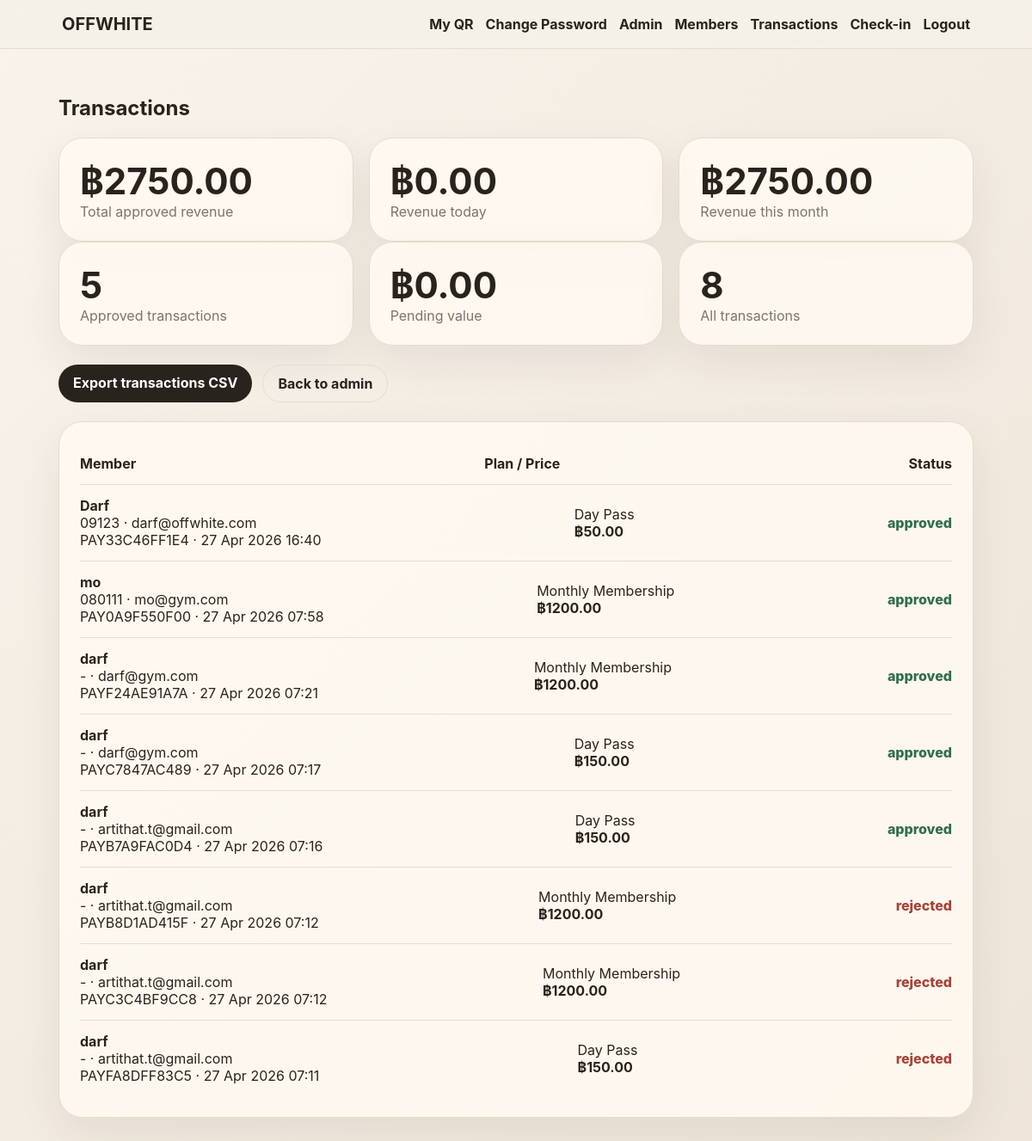
Before: /admin/transactions (signed in) with the older database file.
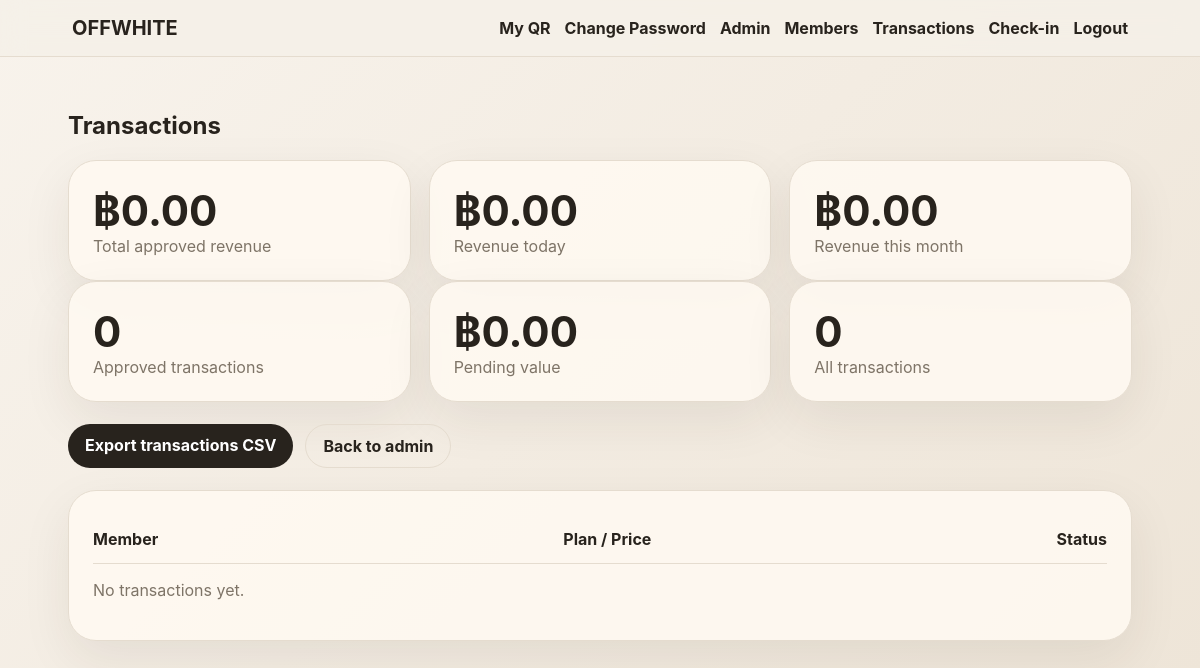
After: the same page with the newer database file.
### app.py (models this page shows)
class Payment(db.Model):
    id = db.Column(db.Integer, primary_key=True)
    ref = db.Column(db.String(30), unique=True, nullable=False)
    user_id = db.Column(db.Integer, db.ForeignKey('user.id'), nullable=False)
    plan = db.Column(db.String(30), nullable=False)
    amount = db.Column(db.Float, nullable=False)
    status = db.Column(db.String(20), default='pending') # pending, approved, rejected, auto_verified
    method = db.Column(db.String(30), default='promptpay')
    slip_note = db.Column(db.String(255))
    created_at = db.Column(db.DateTime, default=datetime.utcnow)
    approved_at = db.Column(db.DateTime)
    verified_payload = db.Column(db.Text)

class User(db.Model):
    id = db.Column(db.Integer, primary_key=True)
    name = db.Column(db.String(120), nullable=False)
    email = db.Column(db.String(160), unique=True, nullable=False)
    phone = db.Column(db.String(30))
    password_hash = db.Column(db.String(255), nullable=False)
    role = db.Column(db.String(20), default='member') # member, staff, admin
    created_at = db.Column(db.DateTime, default=datetime.utcnow)
    membership_type = db.Column(db.String(30))
    membership_expiry = db.Column(db.DateTime)
    member_qr_token = db.Column(db.String(80), unique=True, default=lambda: uuid.uuid4().hex)
    payments = db.relationship('Payment', backref='user', lazy=True)

### app.py (the view)
@app.route('/admin/transactions')
@staff_required
def transactions():
    payments = Payment.query.order_by(Payment.created_at.desc()).all()
    approved_statuses = ['approved', 'auto_verified']
    total_revenue = db.session.query(db.func.coalesce(db.func.sum(Payment.amount), 0)).filter(Payment.status.in_(approved_statuses)).scalar() or 0
    today_start = datetime.utcnow().replace(hour=0, minute=0, second=0, microsecond=0)
    month_start = datetime.utcnow().replace(day=1, hour=0, minute=0, second=0, microsecond=0)
    revenue_today = db.session.query(db.func.coalesce(db.func.sum(Payment.amount), 0)).filter(Payment.status.in_(approved_statuses), Payment.approved_at >= today_start).scalar() or 0
    revenue_month = db.session.query(db.func.coalesce(db.func.sum(Payment.amount), 0)).filter(Payment.status.in_(approved_statuses), Payment.approved_at >= month_start).scalar() or 0
    pending_total = db.session.query(db.func.coalesce(db.func.sum(Payment.amount), 0)).filter_by(status='pending').scalar() or 0
    approved_count = Payment.query.filter(Payment.status.in_(approved_statuses)).count()
    return render_template('transactions.html', payments=payments, total_revenue=total_revenue, revenue_today=revenue_today, revenue_month=revenue_month, pending_total=pending_total, approved_count=approved_count)

### app.py (called while the page is built)
def current_user():
    uid = session.get('user_id')
    return User.query.get(uid) if uid else None

@app.context_processor
def inject_globals():
    return dict(current_user=current_user(), gym_name=GYM_NAME, payment_mode=PAYMENT_MODE, plans=PLANS)

def staff_required(fn):
    @wraps(fn)
    def wrapper(*args, **kwargs):
        u = current_user()
        if not u or u.role not in ['staff', 'admin']:
            flash('Staff access required.', 'danger')
            return redirect(url_for('home'))
        return fn(*args, **kwargs)
    return wrapper

### templates/transactions.html
{% extends 'base.html' %}{% block content %}<h2>Transactions</h2><div class="grid3"><div class="metric"><b>฿{{'%.2f'|format(total_revenue)}}</b><span>Total approved revenue</span></div><div class="metric"><b>฿{{'%.2f'|format(revenue_today)}}</b><span>Revenue today</span></div><div class="metric"><b>฿{{'%.2f'|format(revenue_month)}}</b><span>Revenue this month</span></div></div><div class="grid3"><div class="metric"><b>{{approved_count}}</b><span>Approved transactions</span></div><div class="metric"><b>฿{{'%.2f'|format(pending_total)}}</b><span>Pending value</span></div><div class="metric"><b>{{payments|length}}</b><span>All transactions</span></div></div><div class="actions"><a class="btn" href="{{url_for('export_csv')}}">Export transactions CSV</a><a class="btn ghost" href="{{url_for('admin_dashboard')}}">Back to admin</a></div><div class="card table"><div class="row header"><b>Member</b><b>Plan / Price</b><b>Status</b></div>{% for p in payments %}<div class="row"><div><b>{{p.user.name}}</b><br><span>{{p.user.phone or '-'}} · {{p.user.email}}</span><br><span>{{p.ref}} · {{p.created_at.strftime('%d %b %Y %H:%M')}}</span></div><div>{{plans[p.plan].name if p.plan in plans else p.plan}}<br><b>฿{{'%.2f'|format(p.amount)}}</b></div><div><span class="status {{'good' if p.status in ['approved','auto_verified'] else 'bad' if p.status=='rejected' else ''}}">{{p.status}}</span></div></div>{% else %}<p class="hint">No transactions yet.</p>{% endfor %}</div>{% endblock %}

Changed rows visible on the page:
removed Payment: user.name "Darf", user "09123", user.email "darf@offwhite.com", ref "PAY33C46FF1E4", created_at "27 Apr 2026 16:40", plan "Day Pass", amount "50.00", status "approved"
removed Payment: user.name "mo", user "080111", user.email "mo@gym.com", ref "PAY0A9F550F00", created_at "27 Apr 2026 07:58", plan "Monthly Membership", amount "1200.00", status "approved"
removed Payment: user.name "darf", user "-", user.email "darf@gym.com", ref "PAYF24AE91A7A", created_at "27 Apr 2026 07:21", plan "Monthly Membership", amount "1200.00", status "approved"
removed Payment: user.name "darf", user "-", user.email "darf@gym.com", ref "PAYC7847AC489", created_at "27 Apr 2026 07:17", plan "Day Pass", amount "150.00", status "approved"
removed Payment: user.name "darf", user "-", user.email "artithat.t@gmail.com", ref "PAYB7A9FAC0D4", created_at "27 Apr 2026 07:16", plan "Day Pass", amount "150.00", status "approved"
removed Payment: user.name "darf", user "-", user.email "artithat.t@gmail.com", ref "PAYB8D1AD415F", created_at "27 Apr 2026 07:12", plan "Monthly Membership", amount "1200.00", status "rejected"
removed Payment: user.name "darf", user "-", user.email "artithat.t@gmail.com", ref "PAYC3C4BF9CC8", created_at "27 Apr 2026 07:12", plan "Monthly Membership", amount "1200.00", status "rejected"
removed Payment: user.name "darf", user "-", user.email "artithat.t@gmail.com", ref "PAYFA8DFF83C5", created_at "27 Apr 2026 07:11", plan "Day Pass", amount "150.00", status "rejected"
Other visible differences:
{{ '%.2f'|format(total_revenue) }}: "2750.00" → "0.00"
{{ '%.2f'|format(revenue_month) }}: "2750.00" → "0.00"
{{ approved_count }}: "5" → "0"
{{ payments|length }}: "8" → "0"
text now shown: "No transactions yet."
